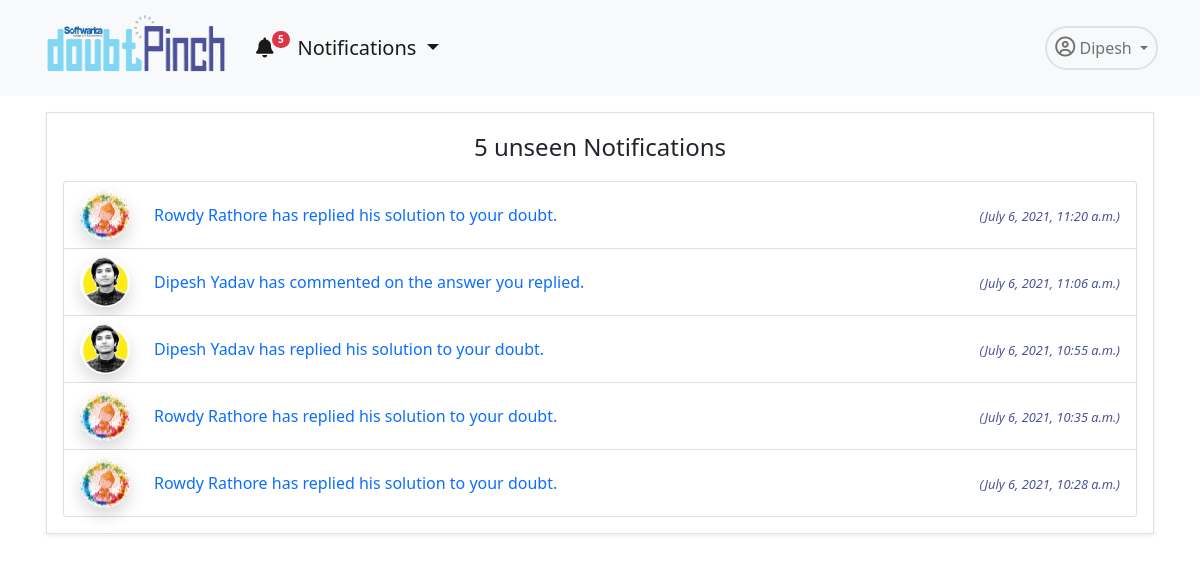
Before: /app/notifications/ (signed in) with the older database file.
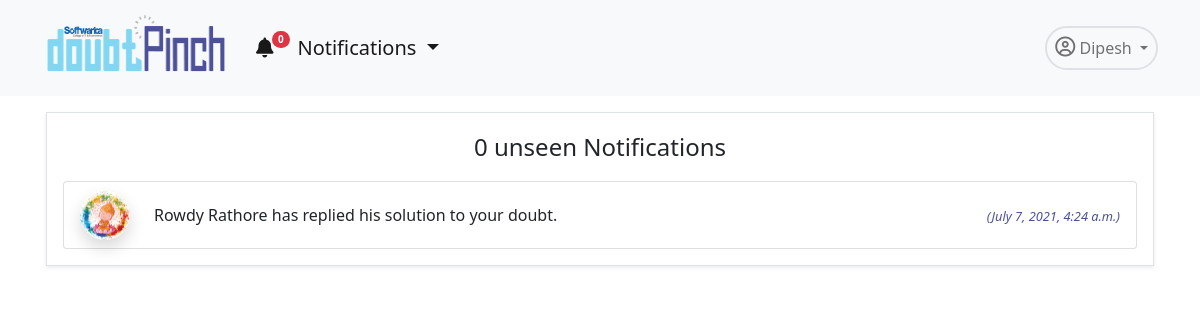
After: the same page with the newer database file.
### accounts/models.py (models this page shows, shortened)
class User(AbstractUser):
    username = None#models.CharField(max_length=255, null=True, blank=True)
    email = models.EmailField(
        verbose_name='email address',
        max_length=255,
        unique=True,
    )
    profile_pic= models.ImageField(upload_to='admin_pics', null=True, blank=True)
    email_confirmed = models.BooleanField(default=False) #initially this field is false but will se chan
    is_active = models.BooleanField(default=False)
    is_staff = models.BooleanField(default=False) # a admin user; non super-user
    is_admin = models.BooleanField(default=False)
    is_seller = models.BooleanField(default=False)
    is_customer = models.BooleanField(default=False)
    USERNAME_FIELD = 'email'
    REQUIRED_FIELDS = [] #emaila nd password are required fields and first name and last name is inherited from the user creation model
    object = UserManager()
    @property
    def ProfilePicUrl(self):
        try:
            url=self.profile_pic.url
        except:
            url=''
        return url

### dpapp/models.py (models this page shows, shortened)
class Notification(models.Model):
    NOTIFICATION_TYPES = ((1,'Doubt'),(2,'Answer'), (3,'Comment'))
    doubt= models.ForeignKey(Doubt, on_delete=models.CASCADE, related_name="noti_doubt", blank=True, null=True)
    answer= models.ForeignKey(Answer, on_delete=models.CASCADE, related_name="noti_answer", blank=True, null=True)
    sender = models.ForeignKey(User, on_delete=models.CASCADE, related_name="noti_from_user")
    user = models.ForeignKey(User, on_delete=models.CASCADE, related_name="noti_to_user")
    notification_type = models.IntegerField(choices=NOTIFICATION_TYPES)
    text_preview = models.CharField(max_length=90, blank=True)
    date = models.DateTimeField(auto_now_add=True)
    is_seen = models.BooleanField(default=False)

### dpapp/views.py (the view)
# urls.py: path('notifications/',NotificationView.as_view(),name='notifications'),
class NotificationView(TemplateView):
    template_name= 'dpapp/notifications.html'
    def get_context_data(self, **kwargs):
        context = super(NotificationView, self).get_context_data(**kwargs)
        user=self.request.user
        notifications = Notification.objects.filter(user=user).order_by('-id')
        noti_count = Notification.objects.filter(user=user, is_seen=False).count()
        paginator= Paginator(notifications, 15)
        page = self.request.GET.get('page')
        try:
            notifications = paginator.page(page)
        except PageNotAnInteger:
            notifications = paginator.page(1)
        except EmptyPage:
            notifications = paginator.page(paginator.num_pages)
        context.update({'notifications': notifications,'noti_count':noti_count,'page':page})
        return context

### dpapp/blognav.py (called while the page is built)
def navbar(request):
    if not request.user.is_anonymous:
        user=request.user
        notifications = Notification.objects.filter(user=user).order_by('-id')[:5]
        noti_count = Notification.objects.filter(user=user, is_seen=False).count()
        return {'nav_notifications': notifications,'noti_count':noti_count}
    return {'nav_notifications': '0','noti_count':0}

### templates/dpapp/notifications.html (shortened to what this page needs)
{% extends 'dpapp/base.html' %}
{% load static %}
{% block navbar%}
<link rel="stylesheet" href="{% static 'dpapp/css/paginate.css' %}">
<div class="container">
    <div class="row mt-3 ">
        <div class="col border shadow-sm p-3 mx-3 mb-3">
            <p class="fw-light fs-4 text-center position-relative "><span class="noti-count">{{noti_count}}</span> unseen Notifications  </p>
            <div class="mt-1">
                <ul class="list-group bg-light">
                    {% for i in notifications%}
                    <li class="list-group-item d-flex align-items-center ">
                        <div class="me-4">
                            <img alt="40x40" height="50" width="50" class="rounded-circle shadow" src="{{i.sender.ProfilePicUrl}}"
                                data-holder-rendered="true">
                        </div>
                        {% if i.doubt == null %}
                        {% if i.is_seen %}
                        <div class="me-2"><a class="text-decoration-none fw-light text-dark seen-click" data-nid={{i.id}} href="{% url 'dpapp:comment' i.answer.id %}">{{i.sender.first_name}} {{i.sender.last_name}} has commented on the answer you replied.</a> </div>
                        {%else%}
                        <div class="me-2 "><a class="text-decoration-none  seen-click " data-nid={{i.id}} href="{% url 'dpapp:comment' i.answer.id %}">{{i.sender.first_name}} {{i.sender.last_name}} has commented on the answer you replied.</a> </div>
                        {%endif%}
                        {% elif i.answer == null %}
                        {% if i.is_seen %}
                        <div class="me-2"><a class="text-decoration-none fw-light text-dark seen-click" data-nid={{i.id}} href="{% url 'dpapp:detail' i.doubt.id %}">{{i.sender.first_name}} {{i.sender.last_name}} has replied his solution to your doubt. </a> </div>
                        {%else%}
                        <div class="me-2 "><a class="text-decoration-none  seen-click " data-nid={{i.id}} href="{% url 'dpapp:detail' i.doubt.id %}">{{i.sender.first_name}} {{i.sender.last_name}} has replied his solution to your doubt. </a> </div>
                        {%endif%}
                        {% endif %}
                        <div class="ms-auto" >
                            <i class="fw-light text-pinch" style="font-size: 0.8em;">({{i.date}})</i>
                        </div>
                    </li>
                    {% empty %}
                    <h3 class="text-center">No notifications.</h3>
                    {% endfor %}
                </ul>
            </div>
        </div>
    </div>
</div>
{% endblock %}

### templates/dpapp/base.html (shortened to what this page needs)
<!DOCTYPE html>
{% load static %}
{% load humanize %}
<html lang="en">
    <head>
        <link href="https://cdn.jsdelivr.net/npm/bootstrap@5.0.1/dist/css/bootstrap.min.css" rel="stylesheet"
 />
        <link href="{% static 'dpapp/downhover/css/animate.min.css' %}" rel="stylesheet">
        <link href="{% static 'dpapp/downhover/css/bootstrap-dropdownhover.min.css' %}" rel="stylesheet">
    </head>
    <body>
        <nav class="navbar navbar-expand-lg navbar-light bg-light">
            <div class="container">
                <div data-tilt>
                    <a class="navbar-brand" href="{% url 'dpapp:home'%}">
                        <img src="{% static 'accounts/pics/logo.png' %}" alt="" width="190" height="80" />
                    </a>
                </div>
                <div class="collapse navbar-collapse" id="navbarNavDropdown">
                    <ul class="navbar-nav">
                        <li class="nav-item me-2">
                            <div class="dropdown ">
                                <a class="nav-link active fs-5 dropdown-toggle" id="dropdownMenuButton1" data-bs-toggle="dropdown" aria-expanded="false" aria-current="page" href="#"><i
                                    class="fas fa-bell"></i><span class="badge rounded-pill bg-danger noti-count" style="
                    font-size: 10px;
                    position: relative;
                    top: -12px;
                    left: -2px;
                  ">{{noti_count}}</span> Notifications
                            </a>
                              </div>
                        </li>
                    </ul>
                    <ul class="navbar-nav ms-auto">
                        <li class="nav-item dropdown">
                            <a class="
                  nav-link
                  dropdown-toggle
                  border
                  rounded-pill
                  border-2
                  p-2
                " href="#" id="navbarDropdownMenuLink" role="button" data-bs-toggle="dropdown" aria-expanded="false">
                                <i class="far fa-user-circle fs-5"></i> {{user.first_name}}
                            </a>
                        </li>
                    </ul>
                </div>
            </div>
        </nav>
        {% block navbar %} {% endblock %}
    </body>
</html>

### templates/dpapp/base.html (style rules this page uses)
.text-pinch { color: #4d5198; }

Changed rows visible on the page:
removed Notification: sender.ProfilePicUrl (picture), sender.first_name "Rowdy", sender.last_name "Rathore", date "July 6, 2021, 11:20 a.m."
removed Notification: sender.ProfilePicUrl (picture), sender.first_name "Dipesh", sender.last_name "Yadav", date "July 6, 2021, 11:06 a.m."
removed Notification: sender.ProfilePicUrl (picture), sender.first_name "Dipesh", sender.last_name "Yadav", date "July 6, 2021, 10:55 a.m."
removed Notification: sender.ProfilePicUrl (picture), sender.first_name "Rowdy", sender.last_name "Rathore", date "July 6, 2021, 10:35 a.m."
removed Notification: sender.ProfilePicUrl (picture), sender.first_name "Rowdy", sender.last_name "Rathore", date "July 6, 2021, 10:28 a.m."
added Notification: sender.ProfilePicUrl (picture), sender.first_name "Rowdy", sender.last_name "Rathore", date "July 7, 2021, 4:24 a.m."
Other visible differences:
{{ noti_count }}: "5" → "0"
